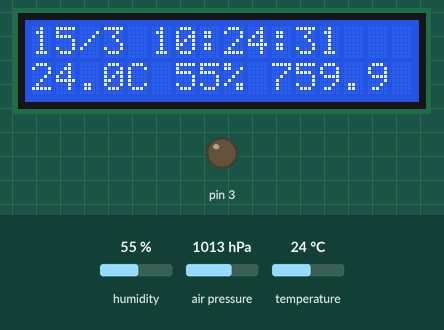
Simulated run of this sketch. Board: Arduino Uno, built with avr-gcc and run on an emulated ATmega328P. Parts: 16×2 character LCD, output pins drawn as LEDs (lit = HIGH). Inputs (shaded band) come from the test bench; at power-on: humidity 55 %, air pressure 1013 hPa, temperature 24 °C. The local clock reads 2024-03-15 10:24:30 at power-on unless the sketch sets it.

Above: at 1.2 s.
1.3 s: humidity set to 22 %
At 2.6 s:
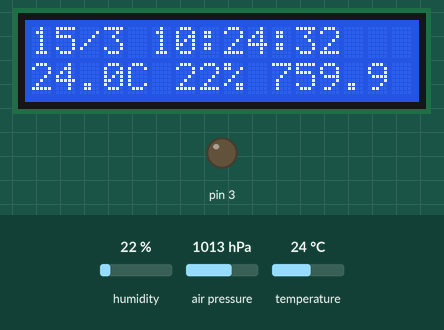
4.7 s: air pressure set to 952 hPa
At 6.1 s:
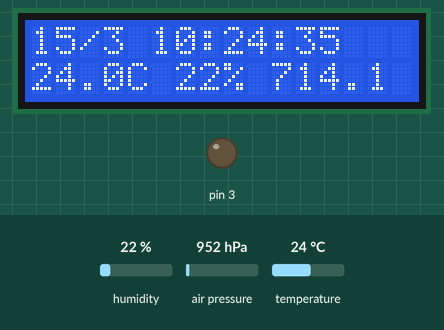
7.8 s: temperature set to 12 °C
At 11.3 s:
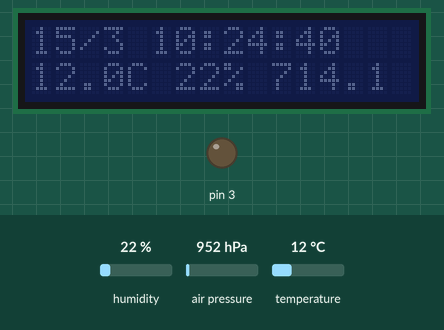
11.9 s: humidity set to 40 %
At 13.1 s:
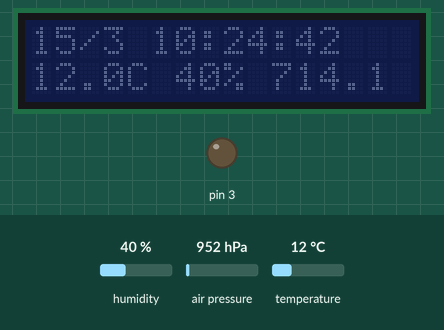
Timing chart, 0 to 14.9 s (numbered marks = the images above; inputs shaded):
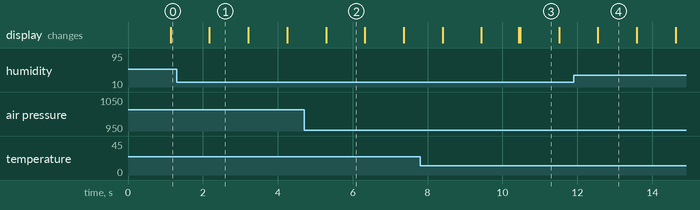

Measured:
- what the display in image 1 shows lasts 1.0 s, from 2.2 s to 3.2 s

The sketch:

arduinoMeteo.ino
```cpp
#include <Wire.h>
#include <LiquidCrystal_I2C.h>
#include <RTClib.h>
#include <SPI.h>
#include <Adafruit_Sensor.h>
#include <Adafruit_BME280.h>

#define RESET_CLOCK 0 // 1 - устанавливается время, 0 - не трогает
#define REFRESH_TIME 1000
#define BACKLIGHT_TIME 10000
#define ROWCHAR_COUNT 16

LiquidCrystal_I2C lcd(0x27, 16, 2);
RTC_DS3231 rtc;
Adafruit_BME280 bme;
int backlightTimer = 0;
bool isBacklight = true;

String getFullRow(String sValue) {
  while (sValue.length() < 16) {
    sValue += " ";
  }

  return sValue;
}

/**
   Печатает время
   row int Строка для печати
*/
void printTime(int row) {
  DateTime now = rtc.now();
  String sDate = String(now.day(), DEC)
                 + "/" + String(now.month(), DEC)
                 + " " + String(now.hour(), DEC)
                 + ":" + String(now.minute(), DEC)
                 + ":" + String(now.second(), DEC);

  lcd.setCursor(0, row);
  lcd.print(getFullRow(sDate));
}

/**
   Печатает инфу с датчика BME280
   row int Строка для печати
*/
void printTemp(int row) {
  String sTemp = String(bme.readTemperature(), 1);
  String sPressure = String(bme.readPressure() * 0.007501F, 1);
  String sHumidity = String(bme.readHumidity(), 0);

  String sTempStr = sTemp + "C "
                    + sHumidity + "% "
                    + sPressure;

  lcd.setCursor(0, row);
  lcd.print(getFullRow(sTempStr));
}

void setup() {
  lcd.init();
  lcd.backlight();

  if (! rtc.begin()) {
    lcd.setCursor(0, 0);
    lcd.print("Not find RTC");
    while (1);
  }

  if (! bme.begin(0x76)) {
    lcd.setCursor(0, 0);
    lcd.print("Not find BME280");
    while (1);
  }

  if (RESET_CLOCK || rtc.lostPower()) {
    rtc.adjust(DateTime(F(__DATE__), F(__TIME__)));
  }

  pinMode(3, OUTPUT);
}

void loop() {
  printTime(0);
  printTemp(1);

  if (isBacklight == true) {
    backlightTimer += REFRESH_TIME;
  }

  delay(REFRESH_TIME);

  if (backlightTimer >= BACKLIGHT_TIME) {
    backlightTimer = 0;
    lcd.noBacklight();
    isBacklight = false;
  }

  if (digitalRead(3)) {
    backlightTimer = 0;
    lcd.backlight();
    isBacklight = true;
  }
}
```
